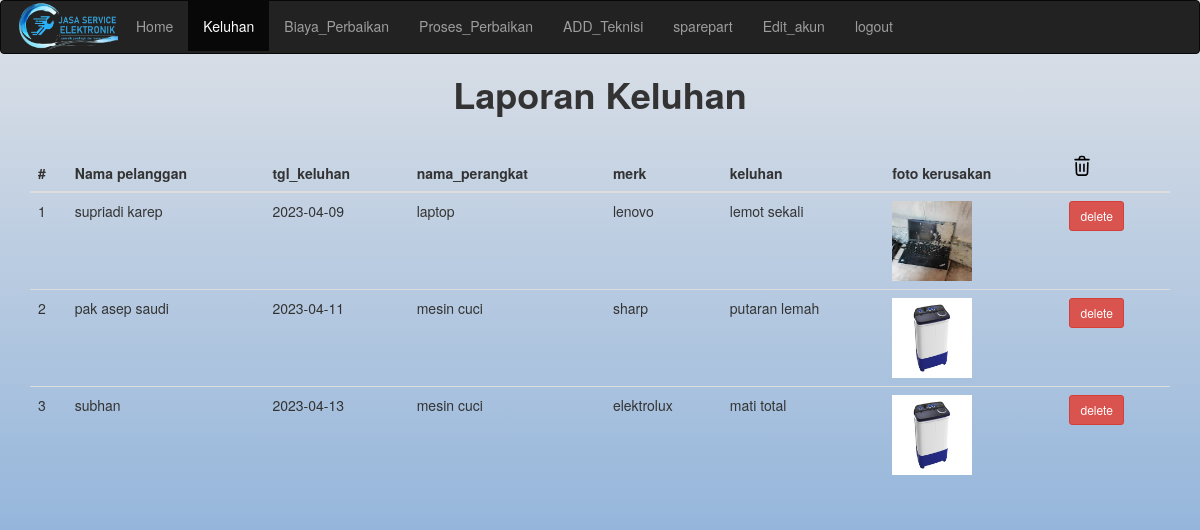
The app's page /UTS/perbaikan.php with its own data.
### tables this page shows
CREATE TABLE `keluhan` (
  `id_keluhan` int(11) NOT NULL,
  `id_pelanggan` int(11) DEFAULT NULL,
  `tgl_keluhan` date DEFAULT NULL,
  `nama_perangkat` varchar(200) DEFAULT NULL,
  `merk` varchar(200) DEFAULT NULL,
  `keluhan_kerusakan` varchar(255) DEFAULT NULL,
  `file_kerusakan` varchar(255) DEFAULT NULL
);

CREATE TABLE `pelanggan` (
  `id_pelanggan` int(11) NOT NULL,
  `nama_pelanggan` varchar(200) DEFAULT NULL,
  `alamat_lengkap` varchar(255) DEFAULT NULL,
  `no_hp` varchar(15) DEFAULT NULL,
  `email` varchar(200) DEFAULT NULL,
  `paswords` varchar(200) DEFAULT NULL
);

### UTS/perbaikan.php (the view, shortened to what this page needs)
<!doctype html>
<html lang="en">
  <head>
    <link rel="stylesheet" type="text/css" href="style.css">
    <link rel="stylesheet" href="https://maxcdn.bootstrapcdn.com/bootstrap/3.4.1/css/bootstrap.min.css">
  <link rel="stylesheet" href="https://maxcdn.bootstrapcdn.com/bootstrap/3.3.7/css/bootstrap.min.css">
  </head>
 <body style="background-color:powderblue;">
 <nav class="navbar navbar-inverse">
    <div class="container-fluid">
      <div class="navbar-header">
        <img src="foto/logo.webp"  alt="logo" width="105">
      </div>
      <div class="collapse navbar-collapse" id="myNavbar">
        <ul class="nav navbar-nav">
        <li ><a href="homeadmin.php">Home</a></li>
          <li class="active"><a href="perbaikan.php">Keluhan</a></li>
          <li ><a href="biaya_perbaikan.php">Biaya_Perbaikan</a></li>
          <li ><a href="proses_perbaikan.php">Proses_Perbaikan</a></li>
          <li ><a href="addteknisi.php">ADD_Teknisi</a></li>
          <li ><a href="addsparepart.php">sparepart</a></li>
          <li ><a href="editakun.php">Edit_akun</a></li>
          <li ><a href="login.php">logout</a></li>
        </ul>
      </div>
    </div>
  </nav>
  <h1 class="text-center"><b>Laporan Keluhan</b></h1><br>
    <div class="container mt-5">
        <table class="table">
            <thead>
                <?php $no=1;?>
                <tr>
                <th scope="col">#</th>
                <th scope="col">Nama pelanggan</th>
                <th scope="col">tgl_keluhan</th>
                <th scope="col">nama_perangkat</th>
                <th scope="col">merk</th>
                <th scope="col">keluhan</th>
                <th scope="col">foto kerusakan</th>
                <th scope="col"></th>
                </tr>
            </thead>
            <tbody>
               <?php
               include "inc/config.php";
               $data = mysqli_query($connection,"SELECT * FROM keluhan INNER JOIN pelanggan ON keluhan.id_pelanggan = pelanggan.id_pelanggan");
               foreach($data as $item): ?>
                <tr>
                    <td><?= $no++;?></td>
                    <td><?= $item['nama_pelanggan'] ?></td>
                    <td><?= $item['tgl_keluhan'] ?></td>
                    <td><?= $item['nama_perangkat'] ?></td>
                    <td><?= $item['merk'] ?></td>
                    <td><?= $item['keluhan_kerusakan'] ?></td>
                    <td><img src="upload/<?= $item['file_kerusakan'] ?> "height="80" width="80" id="teknisi"></td>
                    <td> <a href="fungsi/deleteperbaikan.php?id=<?= $item['id_keluhan'] ?>" class="btn btn-sm btn-danger">delete</a></td>
                </tr>
               <?php endforeach ?>
            </tbody>
        </table>
    </div>
  </body>
</html>

### UTS/style.css (style rules this page uses)
html { height: 100%; width: 100%; }
body { height: 100%; width: 100%; background: linear-gradient(#dfe2e7, #6f9fd5); }

### records on screen
keluhan: id_pelanggan.nama_pelanggan "supriadi karep", tgl_keluhan "2023-04-09", nama_perangkat "laptop", merk "lenovo", keluhan_kerusakan "lemot sekali", file_kerusakan (picture)
keluhan: id_pelanggan.nama_pelanggan "pak asep saudi", tgl_keluhan "2023-04-11", nama_perangkat "mesin cuci", merk "sharp", keluhan_kerusakan "putaran lemah", file_kerusakan (picture)
keluhan: id_pelanggan.nama_pelanggan "subhan", tgl_keluhan "2023-04-13", nama_perangkat "mesin cuci", merk "elektrolux", keluhan_kerusakan "mati total", file_kerusakan (picture)
